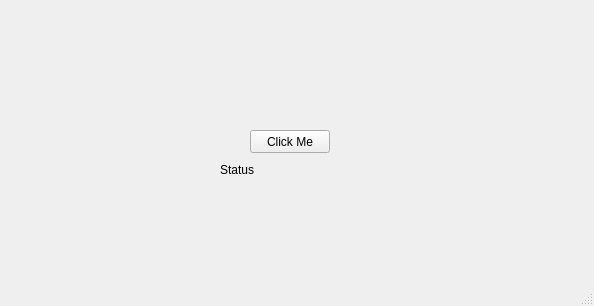
<?xml version="1.0" encoding="UTF-8"?>
<ui version="4.0">
 <class>MainWindow</class>
 <widget class="QMainWindow" name="MainWindow">
  <property name="geometry">
   <rect>
    <x>0</x>
    <y>0</y>
    <width>594</width>
    <height>306</height>
   </rect>
  </property>
  <property name="windowTitle">
   <string>MainWindow</string>
  </property>
  <widget class="QWidget" name="centralwidget">
   <widget class="QPushButton" name="pushButtonClose">
    <property name="geometry">
     <rect>
      <x>250</x>
      <y>130</y>
      <width>80</width>
      <height>23</height>
     </rect>
    </property>
    <property name="text">
     <string>Click Me</string>
    </property>
   </widget>
   <widget class="QLabel" name="label">
    <property name="geometry">
     <rect>
      <x>220</x>
      <y>160</y>
      <width>141</width>
      <height>20</height>
     </rect>
    </property>
    <property name="text">
     <string>Status</string>
    </property>
   </widget>
  </widget>
  <widget class="QStatusBar" name="statusbar"/>
  <widget class="QMenuBar" name="menubar">
   <property name="geometry">
    <rect>
     <x>0</x>
     <y>0</y>
     <width>594</width>
     <height>20</height>
    </rect>
   </property>
  </widget>
 </widget>
 <resources/>
 <connections/>
</ui>
